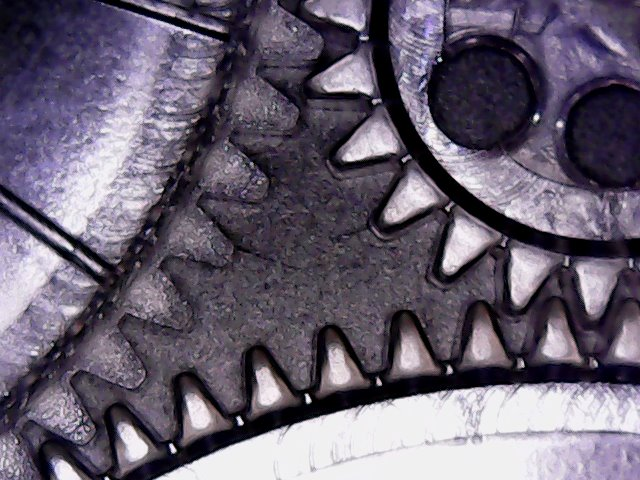
#> input picture images/gears.jpg, 640 x 480 px
$ python shapes_prototype.py
#> lines starting #> are read from the running program, lines starting #| are printed output that depends on the picture; long printed decimals are rounded
#!/usr/bin/env python
"""
This is a prototype of a separate color-by-numbers script that generates
overlapping shapes.
"""
import cv2
import numpy
import random
import math

def circle_mask(image, center, r):
    """
    Make a Numpy mask for an image in the shape of a circle.
    """
    # unpack parameters
    cx, cy = center
    rows, cols = image.shape

    # Caclulate a boolean array that is True when inside a circle
    ys, xs = numpy.mgrid[:rows, :cols]
    return (xs - cx) ** 2 + (ys - cy) **  2 <= r ** 2

def paint_shapes(image):
    # Start with an empty buffer the size of the image
    result = numpy.zeros(image.shape)

    # Unpack the shape of the array, we'll need it in the loop
    rows, cols = image.shape
    area = rows * cols

    # Start with big shapes and get progressively smaller
    radii = [256, 128, 64, 32, 16, 8]
    for i, radius in enumerate(radii):
        circle_area = math.pi * radius * radius
        iterations = int(area // circle_area)
        print(f"i={i}, r={radius}, iters={iterations:,}")

        # Make more shapes the smaller the shapes are
        #iterations = (i + 1) * 5
        for j in range(iterations):
            # calculate a random position in the image
            x = random.randint(0, cols - 1)
            y = random.randint(0, rows - 1)

            # Make a circle at (x, y) with radius radius
            # and fetch the average color in that region.
            # paint a circle with that color in the result
            # image
            mask = circle_mask(image, (x, y), radius)
            result[mask] = image[mask].mean()

    return result

def shape_params(image):
    # Unpack the shape of the array, we'll need it in the loop
    rows, cols = image.shape
    area = rows * cols

    # Start with big shapes and get progressively smaller
    radii = [256, 128, 64, 32, 16, 8]
    for i, radius in enumerate(radii):
        circle_area = math.pi * radius * radius
        iterations = int(area // circle_area)
        #print(f"i={i}, r={radius}, iters={iterations:,}")

        # Make more shapes the smaller the shapes are
        #iterations = (i + 1) * 5
        for j in range(iterations):
            # calculate a random position in the image
            x = random.randint(0, cols - 1)
            y = random.randint(0, rows - 1)

            # Make a circle at (x, y) with radius radius
            # and fetch the average color in that region.
            # paint a circle with that color in the result
            # image
            mask = circle_mask(image, (x, y), radius)
            avg_color = image[mask].mean()
            yield ('circle', x, y, radius, avg_color)

def scaling_factor(img):
    """
    calculate a scaling factor in points/pixel

    This assumes the image is in landscape orientation and will
    be mapped to a letter page (portrait) with 1-inch margins.
    """
    _, width_pixels = img.shape
    width_inches = 6.5
    points_per_inch = 72.0
    width_points = width_inches * points_per_inch
    return width_points / width_pixels

def quantize(color, num_colors=6):
    """
    Remap from the range of [0, 256) -> [0, num_colors)
    """
    return color // (256 // num_colors)

COLORS = [
    "0.7 0.7 0.7",
    "1 0.7 0.7",
    "0.7 1 0.7",
    "0.7 0.7 1",
    "0.7 1 1",
    "0.5 0.7 1",
]

def process_shapes(params, img):
    points_per_pixel = scaling_factor(img)
    print(points_per_pixel)
    for shape, x, y, r, avg_color in params:
        x_points = x * points_per_pixel
        y_points = y * points_per_pixel
        r_points = r * points_per_pixel
        color_id = quantize(avg_color)
        color = COLORS[int(color_id)]
        print(f'{color} {x_points:.2f} {y_points:.2f} {r_points:.2f} circle')


def main():
    img = cv2.imread('images/gears.jpg')
#> img is the input picture: shape (480, 640, 3); mean B, G, R 112, 95.8, 103.6
    gray = cv2.cvtColor(img, cv2.COLOR_BGR2GRAY)
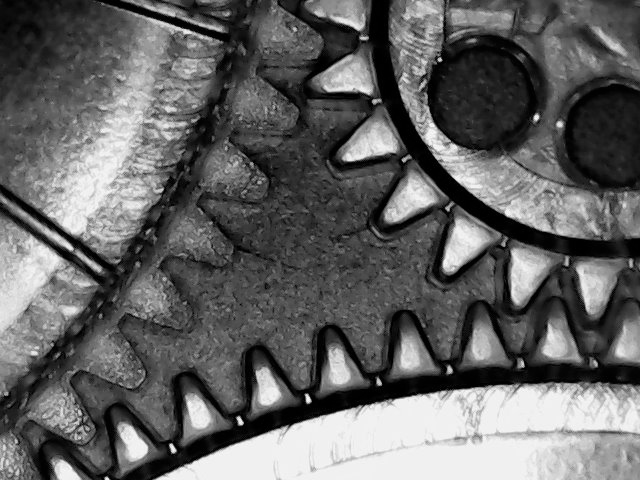
#> gray: shape (480, 640); min 0, max 254, mean 100
    gray = numpy.flipud(gray)
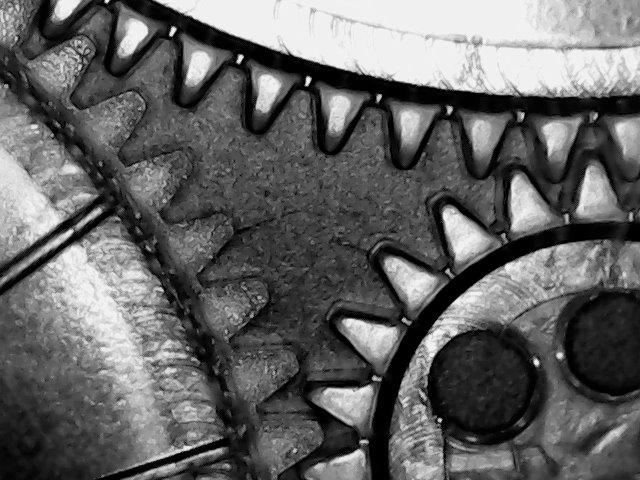
#> gray: shape (480, 640); min 0, max 254, mean 100

    # Use a circle mask to select a portion of the image
    #result = paint_shapes(gray)
    #cv2.imwrite('output/circle_gears.png', result)

    process_shapes(shape_params(gray), gray)
#> in process_shapes, `points_per_pixel = scaling_factor(img)`: points_per_pixel = 0.731
#| 0.7312
#> the loop in process_shapes, `for shape, x, y, r, avg_color in params:` made 2032 passes
#> (x_points, y_points, r_points) on passes 1 to 3: (288.1, 283.7, 187.2), (314.4, 14.62, 93.6), (193.8, 190.9, 93.6)
#| 1 0.7 0.7 288.11 283.72 187.20 circle
#| 0.7 1 1 314.44 14.62 93.60 circle
#| 1 0.7 0.7 193.78 190.86 93.60 circle
#| 0.7 1 0.7 363.43 151.37 93.60 circle
#| 1 0.7 0.7 226.69 178.42 93.60 circle
#| 1 0.7 0.7 267.64 217.91 93.60 circle
#| 1 0.7 0.7 163.07 188.66 46.80 circle
#| 1 0.7 0.7 103.84 105.30 46.80 circle
#> (further printed lines are left out)

if __name__ == '__main__':
    main()

$ run again, with images/keys.jpg copied over images/gears.jpg
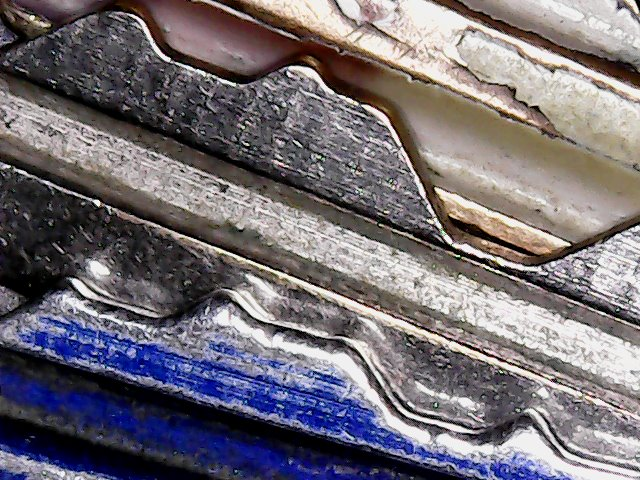
#> input picture images/keys.jpg, 640 x 480 px
#> in main, img is the input picture: shape (480, 640, 3); mean B, G, R 116.6, 109.7, 115.5
#> in main, `gray = cv2.cvtColor(img, cv2.COLOR_BGR2GRAY)`:
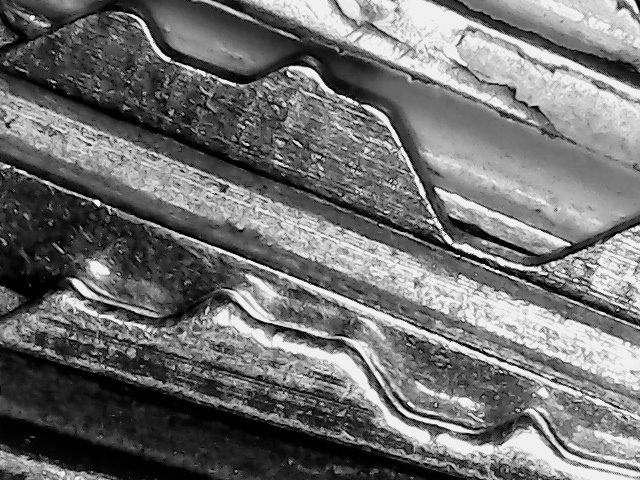
#> gray: shape (480, 640); min 0, max 255, mean 112.2
#> in main, `gray = numpy.flipud(gray)`:
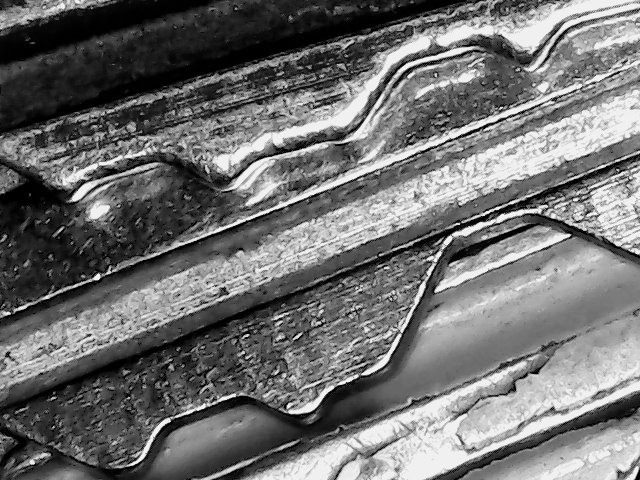
#> gray: shape (480, 640); min 0, max 255, mean 112.2
#> points_per_pixel = 0.731
#| 0.7312
#> the loop in process_shapes, `for shape, x, y, r, avg_color in params:` made 2032 passes
#> (x_points, y_points, r_points) on passes 1 to 3: (288.1, 283.7, 187.2), (314.4, 14.62, 93.6), (193.8, 190.9, 93.6)
#> (printed output is left out)
